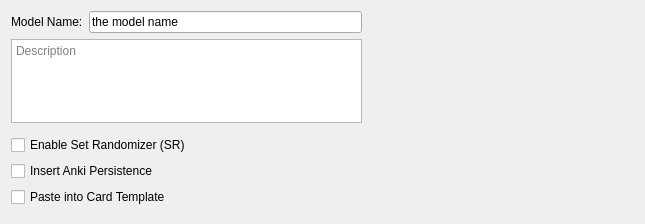
<?xml version="1.0" encoding="UTF-8"?>
<ui version="4.0">
 <class>SRGeneralTab</class>
 <widget class="QWidget" name="SRGeneralTab">
  <property name="geometry">
   <rect>
    <x>0</x>
    <y>0</y>
    <width>645</width>
    <height>224</height>
   </rect>
  </property>
  <property name="windowTitle">
   <string>Form</string>
  </property>
  <layout class="QGridLayout" name="gridLayout_2">
   <item row="0" column="2" rowspan="8">
    <spacer name="horizontalSpacer">
     <property name="orientation">
      <enum>Qt::Horizontal</enum>
     </property>
     <property name="sizeHint" stdset="0">
      <size>
       <width>40</width>
       <height>20</height>
      </size>
     </property>
    </spacer>
   </item>
   <item row="4" column="0" colspan="2">
    <widget class="QCheckBox" name="insertAnkiPersistenceCheckBox">
     <property name="text">
      <string>Insert Anki Persistence</string>
     </property>
    </widget>
   </item>
   <item row="3" column="0" colspan="2">
    <widget class="QCheckBox" name="enableCheckBox">
     <property name="toolTip">
      <string>&lt;html&gt;&lt;head/&gt;&lt;body&gt;&lt;p&gt;Advanced feature. Check this if you want to treat the content of the &amp;quot;Open Delimiter&amp;quot;, &amp;quot;Close Delimiter&amp;quot;, and &amp;quot;Field separator&amp;quot; as regular expressions.&lt;/p&gt;&lt;/body&gt;&lt;/html&gt;</string>
     </property>
     <property name="text">
      <string>Enable Set Randomizer (SR)</string>
     </property>
    </widget>
   </item>
   <item row="7" column="0" colspan="2">
    <spacer name="verticalSpacer">
     <property name="orientation">
      <enum>Qt::Vertical</enum>
     </property>
     <property name="sizeHint" stdset="0">
      <size>
       <width>20</width>
       <height>40</height>
      </size>
     </property>
    </spacer>
   </item>
   <item row="0" column="0">
    <widget class="QLabel" name="nameLabel">
     <property name="text">
      <string>Model Name:</string>
     </property>
    </widget>
   </item>
   <item row="5" column="0" colspan="2">
    <widget class="QCheckBox" name="pasteIntoCardTemplateCheckBox">
     <property name="text">
      <string>Paste into Card Template</string>
     </property>
    </widget>
   </item>
   <item row="0" column="1">
    <widget class="QLineEdit" name="nameLineEdit">
     <property name="text">
      <string>the model name</string>
     </property>
     <property name="readOnly">
      <bool>true</bool>
     </property>
    </widget>
   </item>
   <item row="1" column="0" colspan="2">
    <widget class="QPlainTextEdit" name="descriptionTextEdit">
     <property name="placeholderText">
      <string>Description</string>
     </property>
    </widget>
   </item>
  </layout>
 </widget>
 <resources/>
 <connections/>
</ui>
